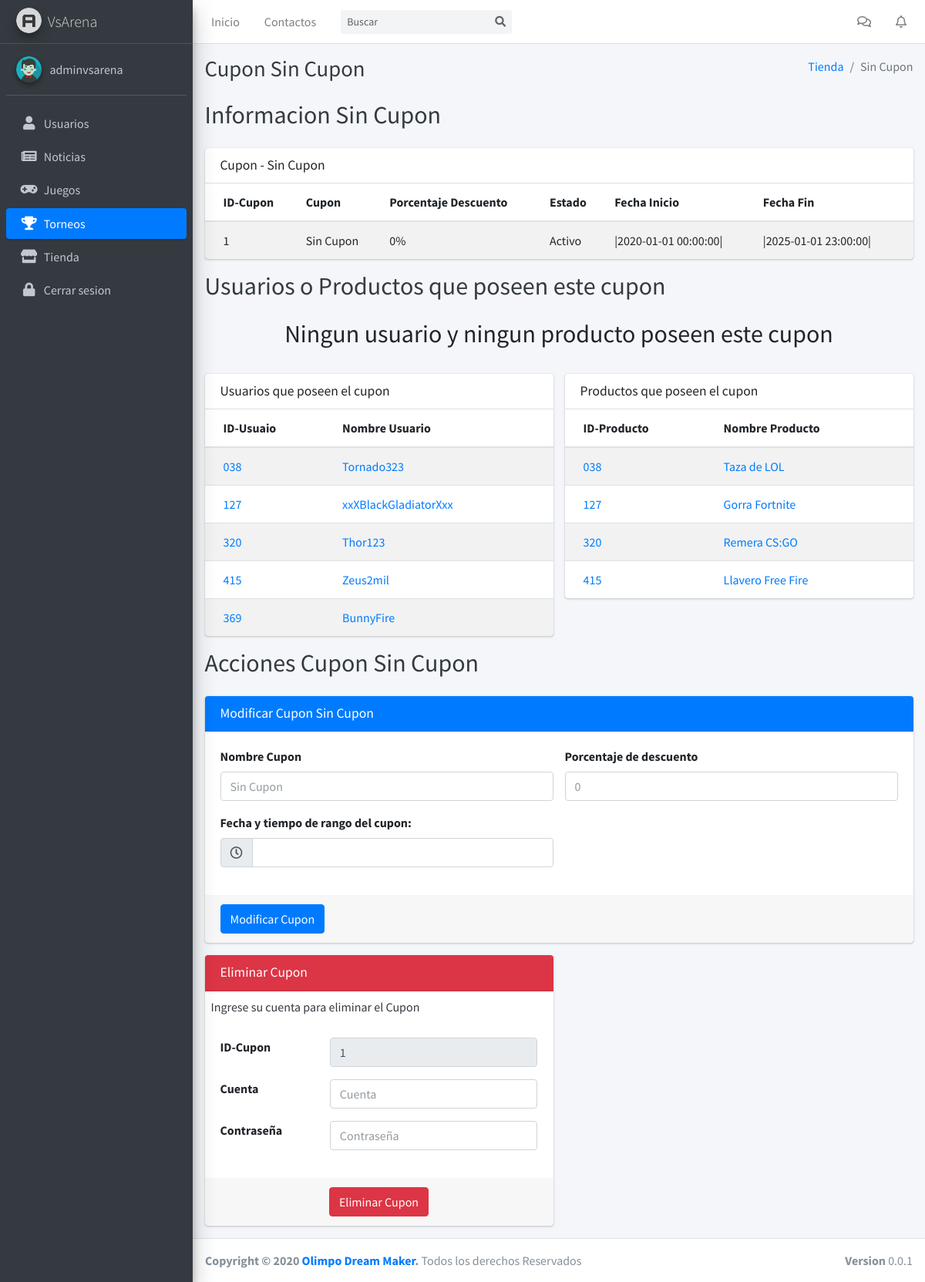
Page /panel/cupon/1/ (signed in) on the committed database.
### tables this page shows
CREATE TABLE `usuarios` (
  `idUsuario` int(11) NOT NULL,
  `usuario` varchar(255) DEFAULT NULL,
  `emailUsuario` varchar(255) DEFAULT NULL,
  `passUsuario` varchar(255) DEFAULT NULL,
  `avatarUsuario` varchar(255) DEFAULT NULL,
  `saldoEfectivo` float DEFAULT NULL,
  `saldoMonVir` double DEFAULT NULL,
  `isAdmin` tinyint(4) DEFAULT NULL,
  `Cupones_idCupon` int(11) NOT NULL,
  `Equipos_idEquipos` int(11) NOT NULL
);

CREATE TABLE `cupones` (
  `idCupon` int(11) NOT NULL,
  `nombreCupon` varchar(255) DEFAULT NULL,
  `porcentajeDescuento` decimal(10,0) DEFAULT NULL,
  `estadoCupon` varchar(255) DEFAULT NULL,
  `inicioCupon` datetime DEFAULT NULL,
  `finCupon` datetime DEFAULT NULL
);

### BackEnd/funciones.php (called while the page is built, shortened)
<?php
function isAdmin($conexion,$id){
  $consulta = "SELECT * FROM usuarios WHERE idUsuario='$id'";
  $resultado = mysqli_query($conexion, $consulta);
  $user = mysqli_fetch_assoc($resultado);
  if($user['isAdmin'] ==  1){
    return true;
  }else{
    return false;
  }
}
function dataUser($conexion, $id){
  $consulta = "SELECT * FROM usuarios WHERE idUsuario='$id'";
  $resultado = mysqli_query($conexion,$consulta);
  $data = mysqli_fetch_assoc($resultado);
  $user = array("usuario" => $data['usuario'],
                "email"=>$data['emailUsuario'],
                "avatar"=>$data['avatarUsuario'],
                "saldoEfectivo"=>$data['saldoEfectivo'],
                "saldoMonVir"=>$data['saldoMonVir']);
  return $user;
}
?>

### Dashboard/templates/cupon.php (the view, shortened to what this page needs)
<?php
require_once("../../BackEnd/config.php");
require_once("../../BackEnd/funciones.php");
$conexion = conectar();
if(isset($_SESSION['usuario'])){
  if(isAdmin($conexion,$_SESSION['usuario'])){
  }else{
    desconectar($conexion);
    header("Location: $amigable/panel/");
  }
}else{
  echo "<script>alert('Necesita ser admin para podes acceder a esta pagina')</script>";
  desconectar($conexion);
  header("Location: $amigable/panel/456/");
}
$idCupon = $_GET['id'];
$consulta = "SELECT * FROM cupones WHERE idCupon='$idCupon'";
$resultado = mysqli_query($conexion, $consulta);
$cupon = mysqli_fetch_assoc($resultado);
$nombreCupon = $cupon['nombreCupon'];
$estadoCupon = $cupon['estadoCupon'];
$porcentajeDescuento = $cupon['porcentajeDescuento'];
$inicioCupon = $cupon['inicioCupon'];
$finCupon = $cupon['finCupon'];
?>
<!DOCTYPE html>
<html lang="es">
<head>
  <?php
  require_once("$p/components/head.php");
  ?>
</head>
<body class="hold-transition sidebar-mini layout-fixed">
<div class="wrapper">
  <?php
  require_once("$p/components/nav.php")
  ?>
  <?php
  require_once("$p/components/aside.php");
  $conexion = conectar();
  aside(4,$conexion,$amigable,$urlDB,$imagenes);
  ?>
  <div class="content-wrapper">
    <div class="content-header">
      <div class="container-fluid">
        <div class="row mb-2">
          <div class="col-sm-6">
            <h1 class="m-0 text-dark">Cupon <?php echo $nombreCupon;?></h1>
          </div>
          <div class="col-sm-6">
            <ol class="breadcrumb float-sm-right">
              <li class="breadcrumb-item"><a href="<?php echo $amigable;?>/panel/tienda/">Tienda</a></li>
              <li class="breadcrumb-item active"><?php echo $nombreCupon;?></li>
            </ol>
          </div>
        </div>
      </div>
    </div>
    <section class="content">
      <div class="container-fluid">
        <div class="row mb-4">
          <div class="col-6">
            <h2 class="m-0 text-dark">Informacion <?php echo $nombreCupon;?></h2>
          </div>
        </div>
        <div class="row">
          <div class="col-12">
            <div class="card">
              <div class="card-header">
                <h3 class="card-title">Cupon - <?php echo $nombreCupon;?></h3>
              </div>
              <div class="card-body p-0">
                <table class="table table-striped">
                  <thead>
                  <tr>
                    <th>ID-Cupon</th>
                    <th>Cupon</th>
                    <th>Porcentaje Descuento</th>
                    <th>Estado</th>
                    <th>Fecha Inicio</th>
                    <th>Fecha Fin</th>
                  </tr>
                  </thead>
                  <tbody>
                  <tr>
                    <td><?php echo $idCupon;?></td>
                    <td><?php echo $nombreCupon;?></td>
                    <td><?php echo $porcentajeDescuento;?>%</td>
                    <td><?php if($estadoCupon==1){echo "Activo";}else{echo "Incactivo";}?></td>
                    <td>|<?php echo $inicioCupon;?>|</td>
                    <td>|<?php echo $finCupon;?>|</td>
                  </tr>
                  </tbody>
                </table>
              </div>
            </div>
          </div>
        </div>
        <div class="row mb-4">
          <div class="col-12">
            <h2 class="m-0 text-dark">Usuarios o Productos que poseen este cupon</h2>
          </div>
        </div>
        <div class="row">
          <div class="col-12 mb-4">
            <h2 class="text-center">Ningun usuario y ningun producto poseen este cupon</h2>
          </div>
          <div class="col-6">
            <div class="card">
              <div class="card-header">
                <h3 class="card-title">Usuarios que poseen el cupon</h3>
              </div>
              <div class="card-body p-0">
                <table class="table table-striped">
                  <thead>
                  <tr>
                    <th>ID-Usuaio</th>
                    <th>Nombre Usuario</th>
                  </tr>
                  </thead>
                  <tbody>
                  <tr>
                    <td><a href="./usuario.php">038</a></td>
                    <td><a href="./usuario.php">Tornado323</a></td>
                  </tr>
                  <tr>
                    <td><a href="./usuario.php">127</a></td>
                    <td><a href="./usuario.php">xxXBlackGladiatorXxx</a></td>
                  </tr>
                  <tr>
                    <td><a href="./usuario.php">320</td>
                    <td><a href="./usuario.php">Thor123</a></td>
                  </tr>
                  <tr>
                    <td><a href="./usuario.php">415</a></td>
                    <td><a href="./usuario.php">Zeus2mil</a></td>
                  </tr>
                  <tr>
                    <td><a href="./usuario.php">369</a></td>
                    <td><a href="./usuario.php">BunnyFire</a></td>
                  </tr>
                  </tbody>
                </table>
              </div>
            </div>
          </div>
          <div class="col-6">
            <div class="card">
              <div class="card-header">
                <h3 class="card-title">Productos que poseen el cupon</h3>
              </div>
              <div class="card-body p-0">
                <table class="table table-striped">
                  <thead>
                  <tr>
                    <th>ID-Producto</th>
                    <th>Nombre Producto</th>
                  </tr>
                  </thead>
                  <tbody>
                  <tr>
                    <td><a href="./producto.php">038</a></td>
                    <td><a href="./producto.php">Taza de LOL</a></td>
                  </tr>
                  <tr>
                    <td><a href="./producto.php">127</a></td>
                    <td><a href="./producto.php">Gorra Fortnite</a></td>
                  </tr>
                  <tr>
                    <td><a href="./producto.php">320</td>
                    <td><a href="./producto.php">Remera CS:GO</a></td>
                  </tr>
                  <tr>
                    <td><a href="./producto.php">415</a></td>
                    <td><a href="./producto.php">Llavero Free Fire</a></td>
                  </tr>
                  </tbody>
                </table>
              </div>
            </div>
          </div>
        </div>
        <div class="row mb-4">
          <div class="col-6">
            <h2 class="m-0 text-dark">Acciones Cupon <?php echo $nombreCupon;?></h2>
          </div>
        </div>
        <div class="row">
          <div class="col-md-12">
            <div class="card card-primary">
              <div class="card-header">
                <h3 class="card-title">Modificar Cupon <?php echo $nombreCupon;?></h3>
              </div>
              <form role="form" action="<?php echo $url; ?>/php/modificarCupon.php" method="POST" enctype="multipart/form-data">
                <div class="row card-body">
                  <div class="form-group col-6">
                    <label for="nombreCupon">Nombre Cupon</label>
                    <input type="text" class="form-control" name="nombreCupon" id="nombreProducto" placeholder="<?php echo $nombreCupon;?>">
                  </div>
                  <div class="form-group col-6">
                    <label for="porcentajeDescuento">Porcentaje de descuento</label>
                    <input type="text" class="form-control" name="porcentajeDescuento" id="porcentajeDescuento" placeholder="<?php echo $porcentajeDescuento;?>">
                  </div>
                  <div class="form-group col-6">
                    <label for="reservationtime">Fecha y tiempo de rango del cupon:</label>
                    <div class="input-group">
                      <div class="input-group-prepend">
                        <span class="input-group-text"><i class="far fa-clock"></i></span>
                      </div>
                      <input type="text" class="form-control float-right" id="reservationtime" name="fechaCupon" value="">
                    </div>
                  </div>
                </div>
                <div class="card-footer">
                  <button type="submit" class="btn btn-primary">Modificar Cupon</button>
                </div>
              </form>
            </div>
          </div>
          <div class="col-6">
            <div class="card card-danger">
              <div class="card-header">
                <h3 class="card-title">Eliminar Cupon</h3>
              </div>
              <p class="m-2 text-dark">Ingrese su cuenta para eliminar el Cupon</p>
              <form class="form-horizontal" method="POST" action="<?php echo $url;?>/php/eliminarCupon.php?id=<?php echo $idCupon;?>">
                <div class="card-body">
                  <div class="form-group row">
                    <label for="idCupon" class="col-4">ID-Cupon</label>
                    <div class="col-8">
                      <input type="text" class="form-control" id="idCupon" name="idCupon" disabled value="<?php echo $idCupon;?>">
                    </div>
                  </div>
                  <div class="form-group row">
                    <label for="usuario" class="col-4">Cuenta</label>
                    <div class="col-8">
                      <input type="text" class="form-control" id="usuario" name="usuario" placeholder="Cuenta">
                    </div>
                  </div>
                  <div class="form-group row">
                    <label for="password" class="col-4">Contraseña</label>
                    <div class="col-8">
                      <input type="password" class="form-control" id="password" name="password" placeholder="Contraseña">
                    </div>
                  </div>
                </div>
                <div class="card-footer d-flex justify-content-center">
                  <button type="submit" class="btn btn-danger">Eliminar Cupon</button>
                </div>
              </form>
            </div>
          </div>
        </div>
      </div>
    </section>
  </div>
  <?php
  require_once("../components/footer.php");
  ?>
</div>
</body>
</html>

### Dashboard/components/aside.php
 <?php
 function aside($s,$conect,$amigable,$url,$imagenes){
  $id = $_SESSION['usuario'];
  $user = dataUser($conect, $id);
  ?>
  <aside class="main-sidebar sidebar-dark-primary elevation-4">
    <a href="index3.html" class="brand-link">
      <img src="<?php echo $url; ?>/dist/img/AdminLTELogo.png" alt="AdminLTE Logo" class="brand-image img-circle elevation-3"
            style="opacity: .8">
      <span class="brand-text font-weight-light">VsArena</span>
    </a>
    <div class="sidebar">
      <div class="user-panel mt-3 pb-3 mb-3 d-flex">
        <div class="image">
          <img src="<?php echo $imagenes; ?>/avatarUser/<?php echo $user['avatar'];?>" class="img-circle elevation-2" alt="User Image">
        </div>
        <div class="info">
          <a href="#" class="d-block"><?php echo $user['usuario'];?></a>
        </div>
      </div>
      <nav class="mt-2">
        <ul class="nav nav-pills nav-sidebar flex-column" data-widget="treeview" role="menu" data-accordion="false">
          <?php
            if($s==1){
              $clase = 'nav-link active';
            }else{
              $clase = 'nav-link';
            }
          ?>
          <li class="nav-item select-item">
            <a href="<?php echo $amigable; ?>/panel/usuarios/" class="<?php echo $clase?>">
              <i class="nav-icon fas fa-user"></i>
              <p>
                Usuarios
              </p>
            </a>
          </li>
          <?php
            if($s==2){
              $clase = 'nav-link active';
            }else{
              $clase = 'nav-link';
            }
          ?>
          <li class="nav-item select-blue">
            <a href="<?php echo $amigable; ?>/panel/noticias/" class="<?php echo $clase?>">
              <i class="nav-icon fas fa-newspaper"></i>
              <p>
                Noticias
              </p>
            </a>
          </li>
          <?php
            if($s==3){
              $clase = 'nav-link active';
            }else{
              $clase = 'nav-link';
            }
          ?>
          <li class="nav-item">
            <a href="<?php echo $amigable; ?>/panel/juegos/" class="<?php echo $clase?>">
              <i class="nav-icon fas fa-gamepad"></i>
              <p>
                Juegos
              </p>
            </a>
          </li>
          <?php
            if($s==4){
              $clase = 'nav-link active';
            }else{
              $clase = 'nav-link';
            }
          ?>
          <li class="nav-item">
            <a href="<?php echo $amigable; ?>/panel/torneos/" class="<?php echo $clase?>">
              <i class="nav-icon fas fa-trophy"></i>
              <p>
                Torneos
              </p>
            </a>
          </li>
          <?php
            if($s==5){
              $clase = 'nav-link active';
            }else{
              $clase = 'nav-link';
            }
          ?>
          <li class="nav-item">
            <a href="<?php echo $amigable; ?>/panel/tienda/" class="<?php echo $clase?>">
              <i class="nav-icon fas fa-store"></i>
              <p>
                Tienda
              </p>
            </a>
          </li>
          <li class="nav-item">
            <a href="<?php echo $url; ?>/php/logout.php" class="nav-link">
              <i class="nav-icon fas fa-lock"></i>
              <p>
                Cerrar sesion
              </p>
            </a>
          </li>
        </ul>
      </nav>
    </div>
  </aside>
  <?php
 }
?>

### rows in the picture
usuarios: avatarUsuario (picture), usuario "adminvsarena"
cupones: nombreCupon "Sin Cupon", porcentajeDescuento "0", inicioCupon "2020-01-01 00:00:00", finCupon "2025-01-01 23:00:00"

### other values in the picture
$idCupon "1"
